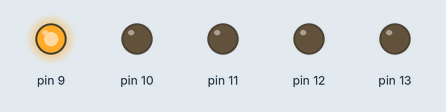
Recording of a sketch running on a simulated Arduino Uno, built with avr-gcc and run on an emulated ATmega328P. Shown: output pins drawn as LEDs (lit = HIGH).

Above: at 0.2 s.
At 1.2 s:
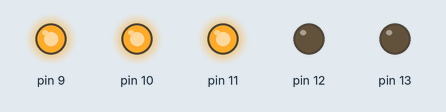
At 2.2 s:
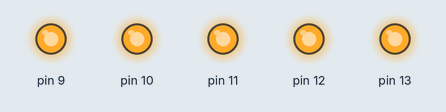
At 2.7 s:
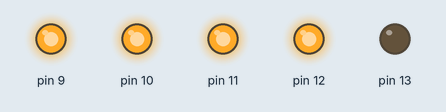
At 4.7 s:
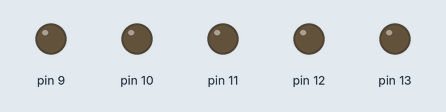
At 5.7 s:
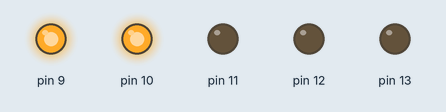
Timing chart, 0 to 6.5 s (numbered marks = the images above):
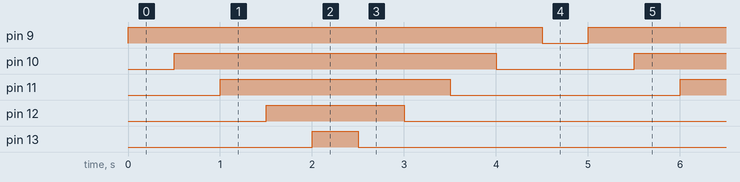

Measured:
- by itself, pin 9: alternates HIGH for 4.5 s and LOW for 0.50 s
- by itself, pin 10: alternates HIGH for 3.5 s and LOW for 1.5 s
- by itself, pin 11: alternates HIGH for 2.5 s and LOW for 2.5 s
- by itself, pin 12: alternates HIGH for 1.5 s and LOW for 3.5 s
- by itself, pin 13: alternates HIGH for 0.50 s and LOW for 4.5 s

The sketch:

Blink_5_led_sequentially_copy_20251123203719.ino
```cpp
int r;

void setup() {
  for (r = 9; r <= 13; r++) {
    pinMode(r, OUTPUT);
  }
}

void loop() {
  for (r = 9; r <= 13; r++) {
    digitalWrite(r, HIGH);
    delay(500);
  }

  for (r = 13; r >= 9; r--) {
    digitalWrite(r, LOW);
    delay(500);
  }
}
```
